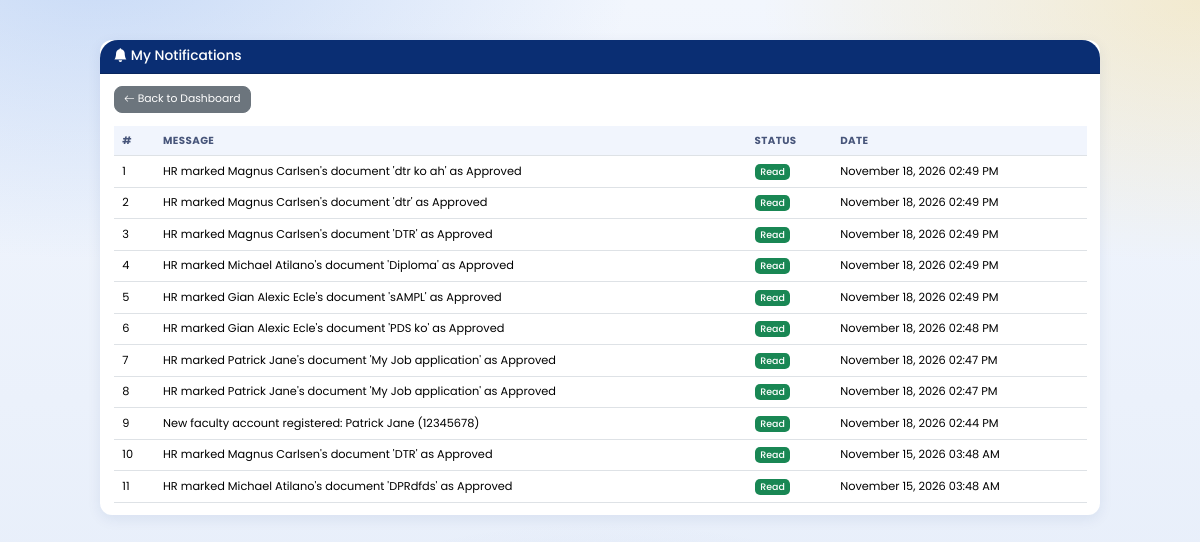
Before: /faculty/notifications.php (signed in) with the older database file.
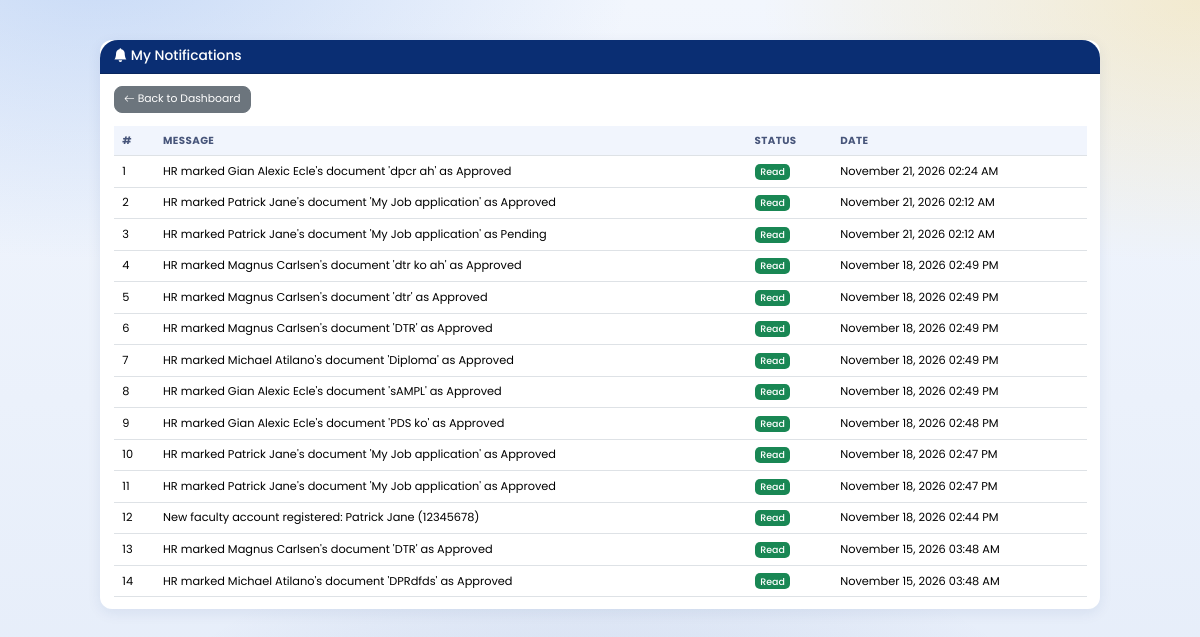
After: the same page with the newer database file.
### tables this page shows
CREATE TABLE `notifications` (
  `notification_id` int(11) NOT NULL AUTO_INCREMENT,
  `user_id` int(11) NOT NULL,
  `message` text NOT NULL,
  `type` varchar(30) DEFAULT 'general',
  `is_read` tinyint(4) DEFAULT 0,
  `email_sent` tinyint(1) DEFAULT 0,
  `created_at` timestamp NOT NULL DEFAULT current_timestamp(),
  PRIMARY KEY (`notification_id`)
);

### faculty/notifications.php (the view, shortened to what this page needs)
<?php
include "../db.php";
$user_id=$_SESSION['user_id'];
$result=mysqli_query($conn,"
SELECT *
FROM notifications
WHERE user_id='$user_id'
ORDER BY created_at DESC
");
?>
<!DOCTYPE html>
<html lang="en">
<head>
<link href="https://cdn.jsdelivr.net/npm/bootstrap@5.3.3/dist/css/bootstrap.min.css" rel="stylesheet">
<link href="https://cdn.jsdelivr.net/npm/bootstrap-icons@1.11.3/font/bootstrap-icons.css" rel="stylesheet">
<link rel="stylesheet" href="../assets/ui.css">
</head>
<body>
<div class="container-box">
<div class="card">
<div class="card-header">
<h4 class="mb-0">
<i class="bi bi-bell-fill"></i>
My Notifications
</h4>
</div>
<div class="card-body">
<a href="dashboard.php" class="btn btn-secondary mb-3">
<i class="bi bi-arrow-left"></i>
Back to Dashboard
</a>
<table class="table table-hover">
<thead>
<tr>
<th>#</th>
<th>Message</th>
<th>Status</th>
<th>Date</th>
</tr>
</thead>
<tbody>
<?php
$i=1;
while($row=mysqli_fetch_assoc($result))
{
?>
<tr>
<td><?php echo $i++; ?></td>
<td><?php echo htmlspecialchars($row['message']); ?></td>
<td>
<?php
if($row['is_read']==0)
{
echo "<span class='badge bg-danger'>Unread</span>";
}
else
{
echo "<span class='badge bg-success'>Read</span>";
}
?>
</td>
<td>
<?php echo date("F d, Y h:i A",strtotime($row['created_at'])); ?>
</td>
</tr>
<?php
}
?>
</tbody>
</table>
</div>
</div>
</div>
</body>
</html>

Changed rows visible on the page:
added notifications: message "HR marked Gian Alexic Ecle's document 'dpcr ah' as Approved", is_read "Read", created_at "November 21, 2026 02:24 AM"
added notifications: message "HR marked Patrick Jane's document 'My Job application' as Approved", is_read "Read", created_at "November 21, 2026 02:12 AM"
added notifications: message "HR marked Patrick Jane's document 'My Job application' as Pending", is_read "Read", created_at "November 21, 2026 02:12 AM"
